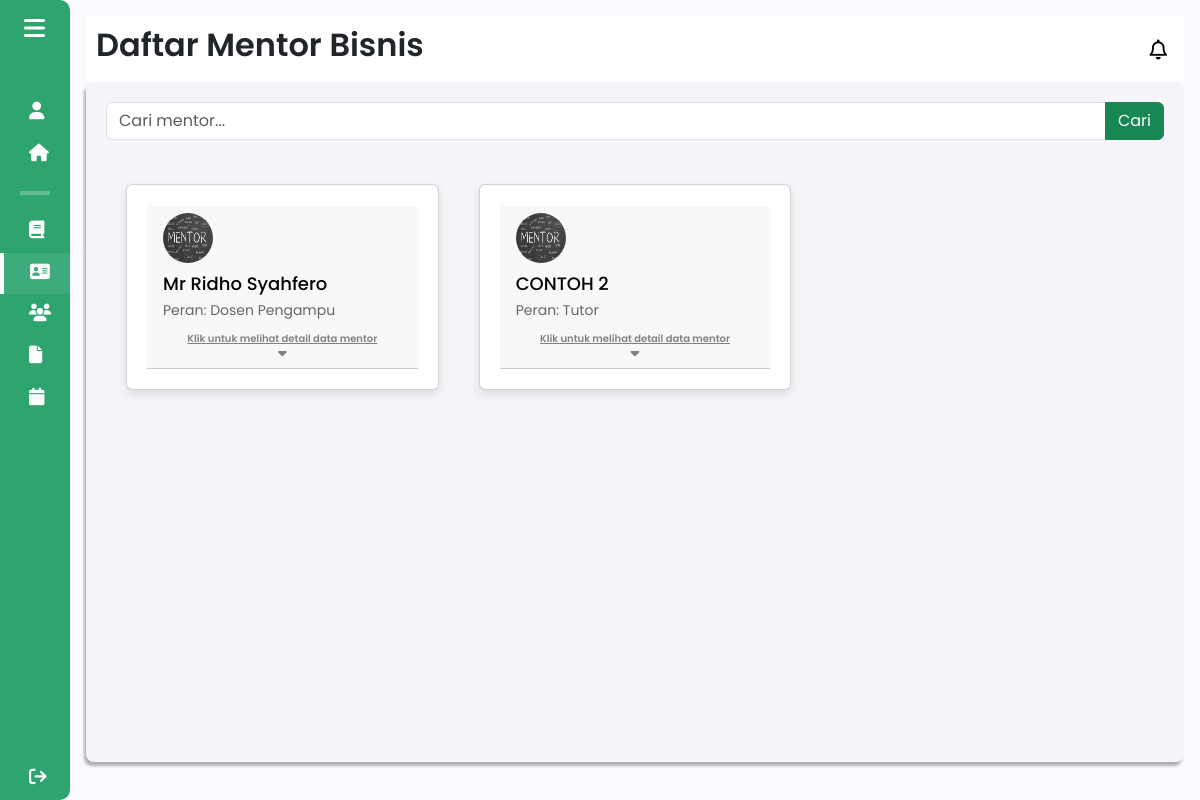
/admin/daftar_mentor (signed in), run on an earlier commit of the app's database.
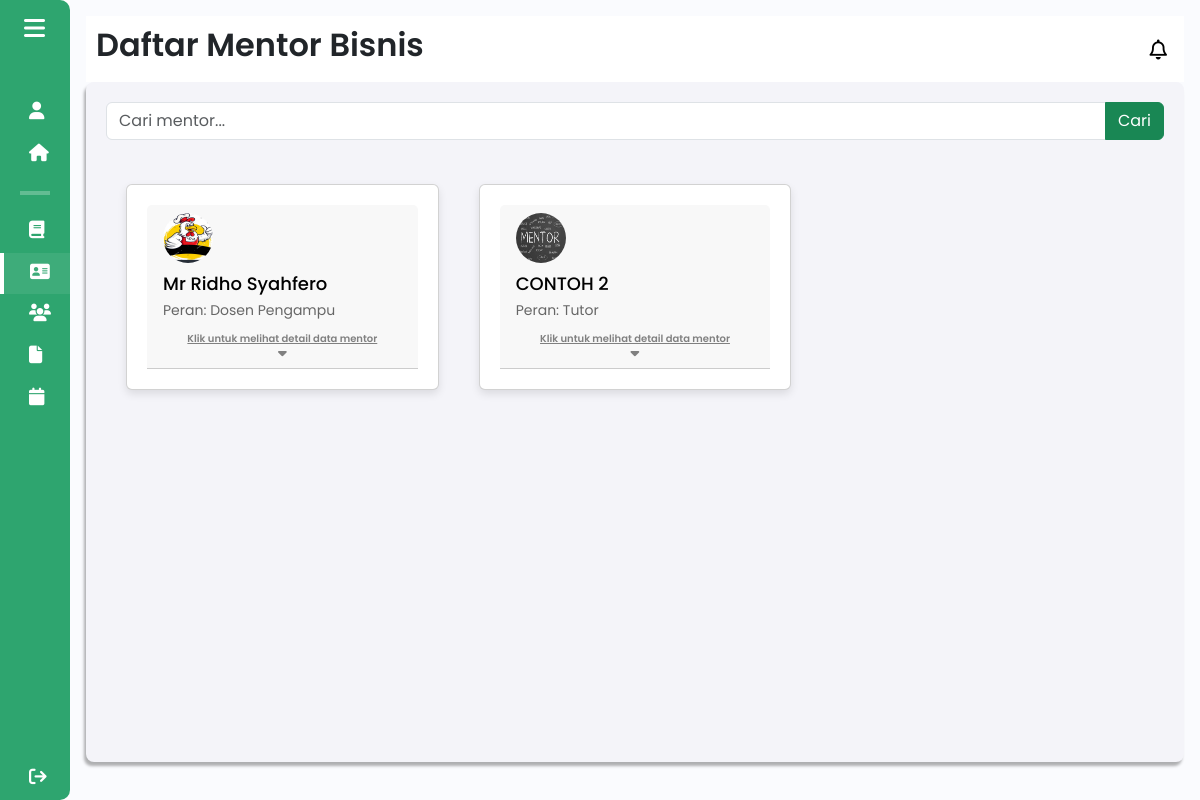
And on a later commit of the database.
### tables this page shows
CREATE TABLE `mentor` (
  `id` int(11) NOT NULL,
  `user_id` int(11) NOT NULL,
  `nama` varchar(100) NOT NULL,
  `nidn` varchar(15) NOT NULL,
  `email` varchar(100) DEFAULT NULL,
  `contact` varchar(15) DEFAULT NULL,
  `keahlian` varchar(100) DEFAULT NULL,
  `fakultas` varchar(100) DEFAULT NULL,
  `prodi` varchar(100) DEFAULT NULL,
  `foto_profile` varchar(255) DEFAULT NULL
);

CREATE TABLE `users` (
  `id` int(11) NOT NULL,
  `username` varchar(50) NOT NULL,
  `password` varchar(255) NOT NULL,
  `role` enum('Mahasiswa','Tutor','Dosen Pengampu','Admin') NOT NULL,
  `first_login` tinyint(1) NOT NULL DEFAULT 1
);

### components/pages/admin/daftar_mentor_admin.php (the view, shortened to what this page needs)
<?php
include $_SERVER['DOCUMENT_ROOT'] . '/Entree/config/db_connection.php';
$search = isset($_GET['search']) ? $_GET['search'] : '';
$query_mentor = "
    SELECT
        mentor.*,
        users.role AS peran
    FROM mentor
    JOIN users ON mentor.user_id = users.id
    WHERE mentor.nama LIKE '%$search%'";
$result_mentor = $conn->query($query_mentor);
?>
<!DOCTYPE html>
<html lang="en">
<head>
    <link href="https://cdn.lineicons.com/4.0/lineicons.css" rel="stylesheet" />
    <link href="https://cdn.jsdelivr.net/npm/bootstrap@5.3.0-alpha3/dist/css/bootstrap.min.css" rel="stylesheet"
>
    <link rel="stylesheet" href="/Entree/assets/css/daftar_mentor.css">
</head>
<body>
    <div class="wrapper">
        <?php
        include 'sidebar_admin.php';
        ?>
        <div class="main p-3">
            <div class="main_header">
                <?php
                    include 'header_admin.php';
                ?>
            </div>
            <div class="main_wrapper">
                <form action="" method="get" class="mb-4">
                    <div class="input-group">
                        <input type="text" class="form-control" placeholder="Cari mentor..." name="search" value="<?= htmlspecialchars($search); ?>">
                        <button class="btn btn-success" type="submit">Cari</button>
                    </div>
                </form>
                <div class="clearfix">
                    <?php while ($mentor = $result_mentor->fetch_assoc()) : ?>
                        <div class="accordion" id="accordionExample">
                            <div class="card mb-3">
                                <a data-bs-toggle="collapse" href="#collapse<?= $mentor['id']; ?>" role="button"
                                    aria-expanded="false" aria-controls="collapse<?= $mentor['id']; ?>">
                                    <div class="card-header">
                                        <img alt="Profile picture of the mentor" class="w-12 h-12 rounded-full me-2" height="50"
                                        src="<?= htmlspecialchars($mentor['foto_profile']); ?>" width="50"/>
                                        <div class="nama-mentor">
                                            <h2 class="font-bold mb-0"><?= htmlspecialchars($mentor['nama']); ?></h2>
                                            <p class="mb-0">Peran: <?= htmlspecialchars($mentor['peran']); ?></p>
                                        </div>
                                        <div class="klik d-flex flex-column align-items-center">
                                            <span class="toggle-text" id="toggle-text-<?= $mentor['id']; ?>">
                                                Klik untuk melihat detail data mentor
                                            </span>
                                            <i class="fa-solid fa-caret-down"></i>
                                        </div>
                                    </div>
                                </a>
                            </div>
                        </div>
                    <?php endwhile; ?>
                </div>
            </div>
        </div>
    </div>
</body>
</html>

What changed in the data, as far as the page shows it:
changed mentor "Mr Ridho Syahfero": foto_profile: a different picture
